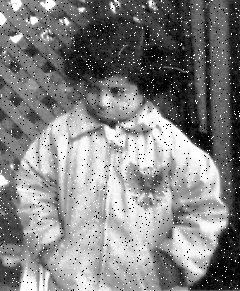
#> input picture 18JE0292_A3/pout_Q3.png, 240 x 291 px
$ python Q3.py
#> lines starting #> are read from the running program, lines starting #| are printed output that depends on the picture
#!/usr/bin/env python3
# -*- coding: utf-8 -*-
"""
Created on Tue Jan 25 15:49:08 2022

@author: dhyeybm
"""
import cv2
import numpy as np
img = cv2.imread('pout_Q3.png',0)
#> img is the input picture: shape (291, 240); min 0, max 255, mean 130.3


def con_min(data, filter_size):
#> called with filter_size = 3
    indexer = (int)(filter_size / 2)
    new_image = data.copy()
    nrow, ncol = data.shape
#> nrow = 291; ncol = 240
    for i in range(nrow):
        for j in range(ncol):
            l=[]
            for k in range(i-indexer, i+indexer+1):
                for m in range(j-indexer, j+indexer+1):
                    if (k > -1) and (k < nrow):
                        if (m > -1) and (m < ncol):
                            l.append(data[k,m])
            l.sort()
            new_image[i,j]=l[(int)(len(l)/2)]
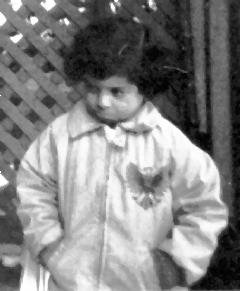
#> new_image: shape (291, 240); min 2, max 255, mean 130.4
    return new_image
img1=con_min(img,3)
img2=con_min(img,5)
img3=con_min(img,7)
#> call 3 of con_min, with filter_size = 7
#> after the loop in con_min (call 3), `for i in range(nrow):`:
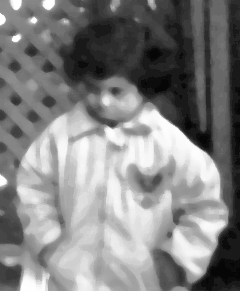
#> new_image: shape (291, 240); min 6, max 255, mean 130.5

cv2.imshow('inp',img)
cv2.waitKey(0)

cv2.imshow('out1',img1)
cv2.waitKey(0)

cv2.imshow('out2',img2)
cv2.waitKey(0)

cv2.imshow('out3',img3)
cv2.waitKey(0)
cv2.destroyAllWindows()

$ run again, with 18JE0292_A3/cameraman.png copied over 18JE0292_A3/pout_Q3.png
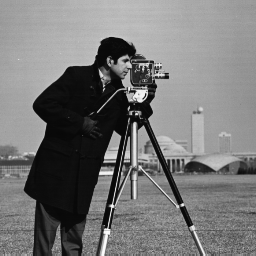
#> input picture 18JE0292_A3/cameraman.png, 256 x 256 px
#> img is the input picture: shape (256, 256); min 7, max 253, mean 118.7
#> after the loop in con_min (call 2), `for i in range(nrow):`:
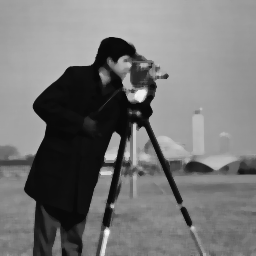
#> new_image: shape (256, 256); min 8, max 247, mean 118
#> after the loop in con_min (call 3), `for i in range(nrow):`:
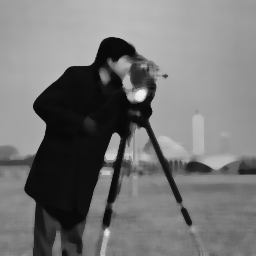
#> new_image: shape (256, 256); min 8, max 238, mean 117.9
